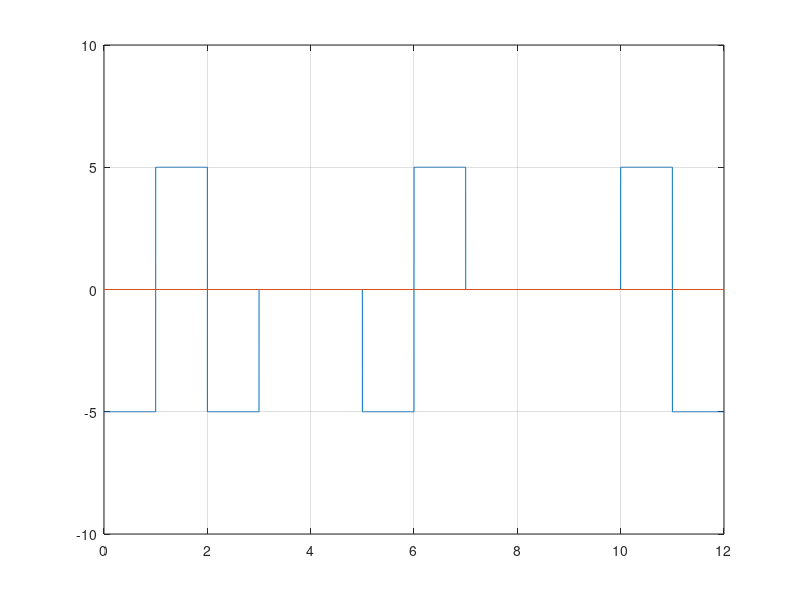

This figure's MATLAB source:
clc; #... Clear command line
clear all; #... Clear variables
close all; #... Clear figures

bits = [1 1 0 0 0 0 1 0 0 0 0 1];

#... Modulation
bitrate = 1;
voltage = 5;

sampling_rate = 1000;
sampling_time = 1/sampling_rate;

end_time = length(bits)/bitrate;
time = 0:sampling_time:end_time;

zero = 0;
one = 0;
for i = 1:length(bits)
  if bits(i) == 0
    zero = zero+1;
  else
    one = one+1;
    zero = 0;
  endif
  if zero == 4
    bits(i) = -1; zero = 0;
    if rem(one, 2) == 0
      bits(i-3) = 1;
    else
      one = one+1;	
    endif
  endif
endfor

index = 1;
sign = -1;

for i = 1:length(time)
  modulation(i) = bits(index)*sign*voltage;
  if time(i)*bitrate >= index
    if bits(index) == 1
      sign = -sign;
    endif
    index = index+1;
  endif
endfor

plot(time, modulation);
axis([0 end_time -voltage-5 voltage+5]);
line([0 end_time], [0 0]);
grid on;

#... Demodulation
index = 1;

for i = 1:length(modulation)
  demodulation(index) = modulation(i)/voltage;
  if time(i)*bitrate >= index
    index = index+1;
  endif
endfor

last = 0;
for i = 1:length(demodulation)
  if demodulation(i) != 0
    if last != 0 && demodulation(i) == last
      for j = -3:0
        demodulation(i+j) = 0;
      endfor
    endif
    last = demodulation(i);
  endif
endfor

demodulation = abs(demodulation);

disp(demodulation);
